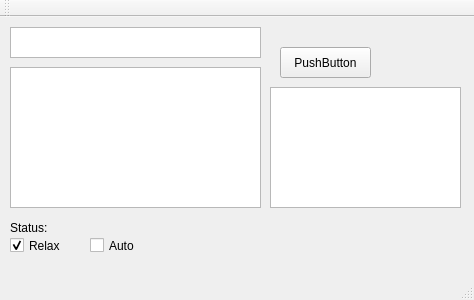
<?xml version="1.0" encoding="UTF-8"?>
<ui version="4.0">
 <class>MainWindow</class>
 <widget class="QMainWindow" name="MainWindow">
  <property name="geometry">
   <rect>
    <x>0</x>
    <y>0</y>
    <width>474</width>
    <height>300</height>
   </rect>
  </property>
  <property name="windowTitle">
   <string>MainWindow</string>
  </property>
  <widget class="QWidget" name="centralWidget">
   <widget class="QPushButton" name="pushButton">
    <property name="geometry">
     <rect>
      <x>280</x>
      <y>30</y>
      <width>91</width>
      <height>31</height>
     </rect>
    </property>
    <property name="text">
     <string>PushButton</string>
    </property>
   </widget>
   <widget class="QListWidget" name="SongList">
    <property name="geometry">
     <rect>
      <x>10</x>
      <y>50</y>
      <width>251</width>
      <height>141</height>
     </rect>
    </property>
   </widget>
   <widget class="QTextEdit" name="SongSearch">
    <property name="geometry">
     <rect>
      <x>10</x>
      <y>10</y>
      <width>251</width>
      <height>31</height>
     </rect>
    </property>
    <property name="styleSheet">
     <string notr="true"/>
    </property>
   </widget>
   <widget class="QListWidget" name="DiffList">
    <property name="geometry">
     <rect>
      <x>270</x>
      <y>70</y>
      <width>191</width>
      <height>121</height>
     </rect>
    </property>
   </widget>
   <widget class="QLabel" name="StatusLabel">
    <property name="geometry">
     <rect>
      <x>10</x>
      <y>200</y>
      <width>451</width>
      <height>21</height>
     </rect>
    </property>
    <property name="text">
     <string>Status: </string>
    </property>
   </widget>
   <widget class="QCheckBox" name="RelaxEnabled">
    <property name="enabled">
     <bool>true</bool>
    </property>
    <property name="geometry">
     <rect>
      <x>10</x>
      <y>220</y>
      <width>70</width>
      <height>17</height>
     </rect>
    </property>
    <property name="text">
     <string>Relax</string>
    </property>
    <property name="checked">
     <bool>true</bool>
    </property>
   </widget>
   <widget class="QCheckBox" name="AutoEnabled">
    <property name="enabled">
     <bool>true</bool>
    </property>
    <property name="geometry">
     <rect>
      <x>90</x>
      <y>220</y>
      <width>70</width>
      <height>17</height>
     </rect>
    </property>
    <property name="text">
     <string>Auto</string>
    </property>
   </widget>
  </widget>
  <widget class="QMenuBar" name="menuBar">
   <property name="geometry">
    <rect>
     <x>0</x>
     <y>0</y>
     <width>474</width>
     <height>21</height>
    </rect>
   </property>
  </widget>
  <widget class="QToolBar" name="mainToolBar">
   <attribute name="toolBarArea">
    <enum>TopToolBarArea</enum>
   </attribute>
   <attribute name="toolBarBreak">
    <bool>false</bool>
   </attribute>
  </widget>
  <widget class="QStatusBar" name="statusBar"/>
 </widget>
 <layoutdefault spacing="6" margin="11"/>
 <tabstops>
  <tabstop>SongSearch</tabstop>
  <tabstop>SongList</tabstop>
  <tabstop>pushButton</tabstop>
 </tabstops>
 <resources/>
 <connections/>
</ui>
